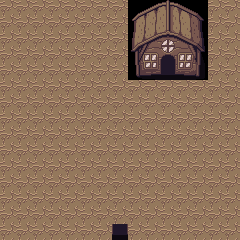

The image is a tile-based game level rendered from a .tmx file. Its description and complete source (layers, tilesets, objects, tile grids) follow:
An orthogonal 15x15 tile map with 16x16 px tiles, 1 tile layer (Tile Layer 1) and 2 objects (transition, item).

<map version="1.0" tiledversion="1.0.3" orientation="orthogonal" renderorder="right-down" width="15" height="15" tilewidth="16" tileheight="16" nextobjectid="8">
 <properties>
  <property name="entry_x" type="int" value="7" />
  <property name="entry_y" type="int" value="13" />
 </properties>
 <tileset firstgid="1" source="overworld.tsx" />
 <layer name="Tile Layer 1" width="15" height="15">
  <data encoding="csv">
573,573,573,573,573,573,573,573,7,8,9,10,11,573,573,
573,573,573,573,573,573,573,573,47,48,49,50,51,573,573,
573,573,573,573,573,573,573,573,87,88,89,90,91,573,573,
573,573,573,573,573,573,573,573,127,128,129,130,131,573,573,
573,573,573,573,573,573,573,573,167,168,169,170,171,573,573,
573,573,573,573,573,573,573,573,573,573,573,573,573,573,573,
573,573,573,573,573,573,573,573,573,573,573,573,573,573,573,
573,573,573,573,573,573,573,573,573,573,573,573,573,573,573,
573,573,573,573,573,573,573,573,573,573,573,573,573,573,573,
573,573,573,573,573,573,573,573,573,573,573,573,573,573,573,
573,573,573,573,573,573,573,573,573,573,573,573,573,573,573,
573,573,573,573,573,573,573,573,573,573,573,573,573,573,573,
573,573,573,573,573,573,573,573,573,573,573,573,573,573,573,
573,573,573,573,573,573,573,573,573,573,573,573,573,573,573,
573,573,573,573,573,573,573,169,573,573,573,573,573,573,573
</data>
 </layer>
 <objectgroup name="Object Layer 1">
  <object id="1" type="transition" x="106" y="228" width="25" height="18">
   <properties>
    <property name="transition" value="overworld.tmx" />
   </properties>
  </object>
  <object id="6" type="item" x="152" y="111" width="40" height="33" />
 </objectgroup>
</map>
